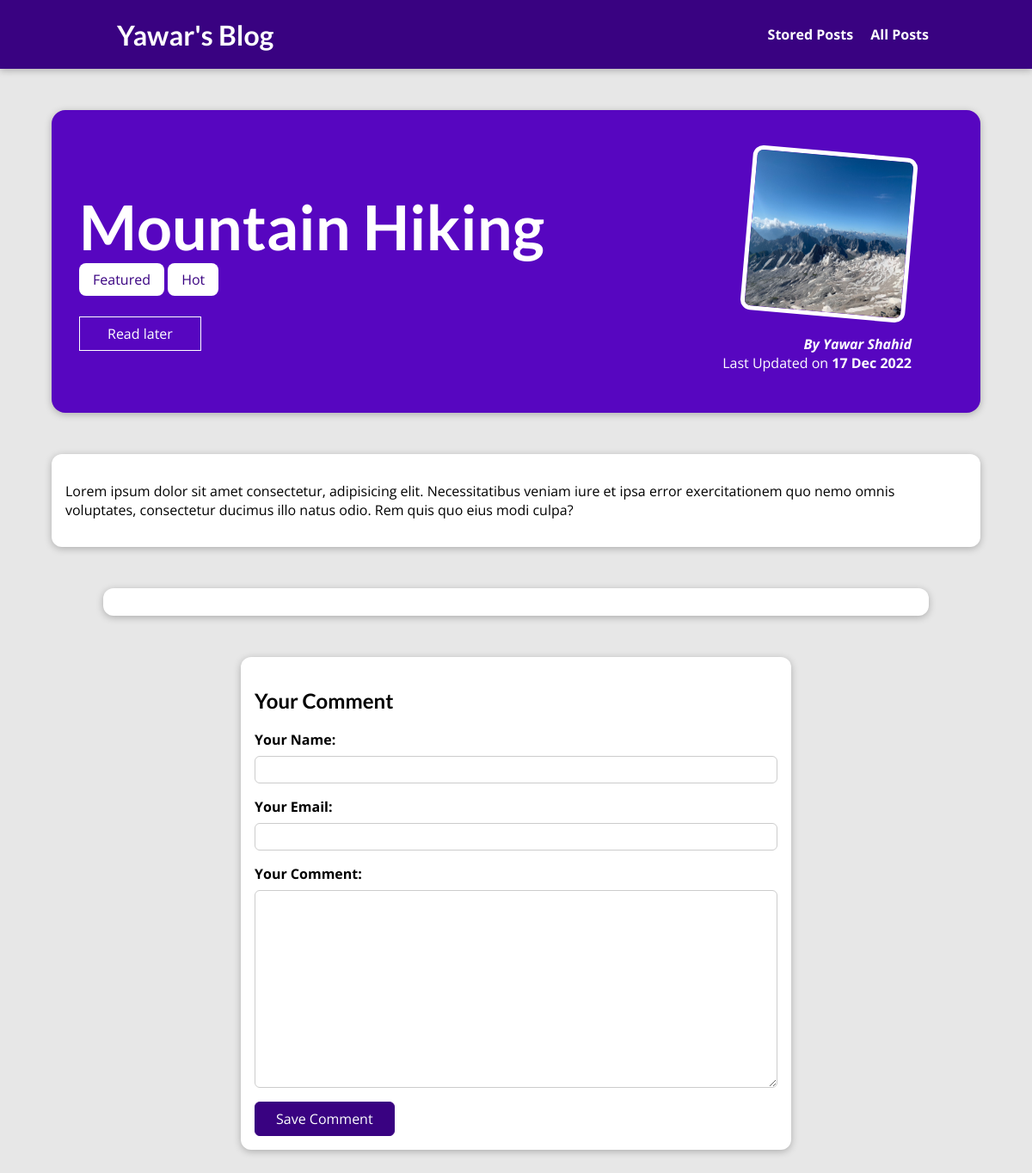
/posts/hike-in-mountains, run on an earlier commit of the app's database.
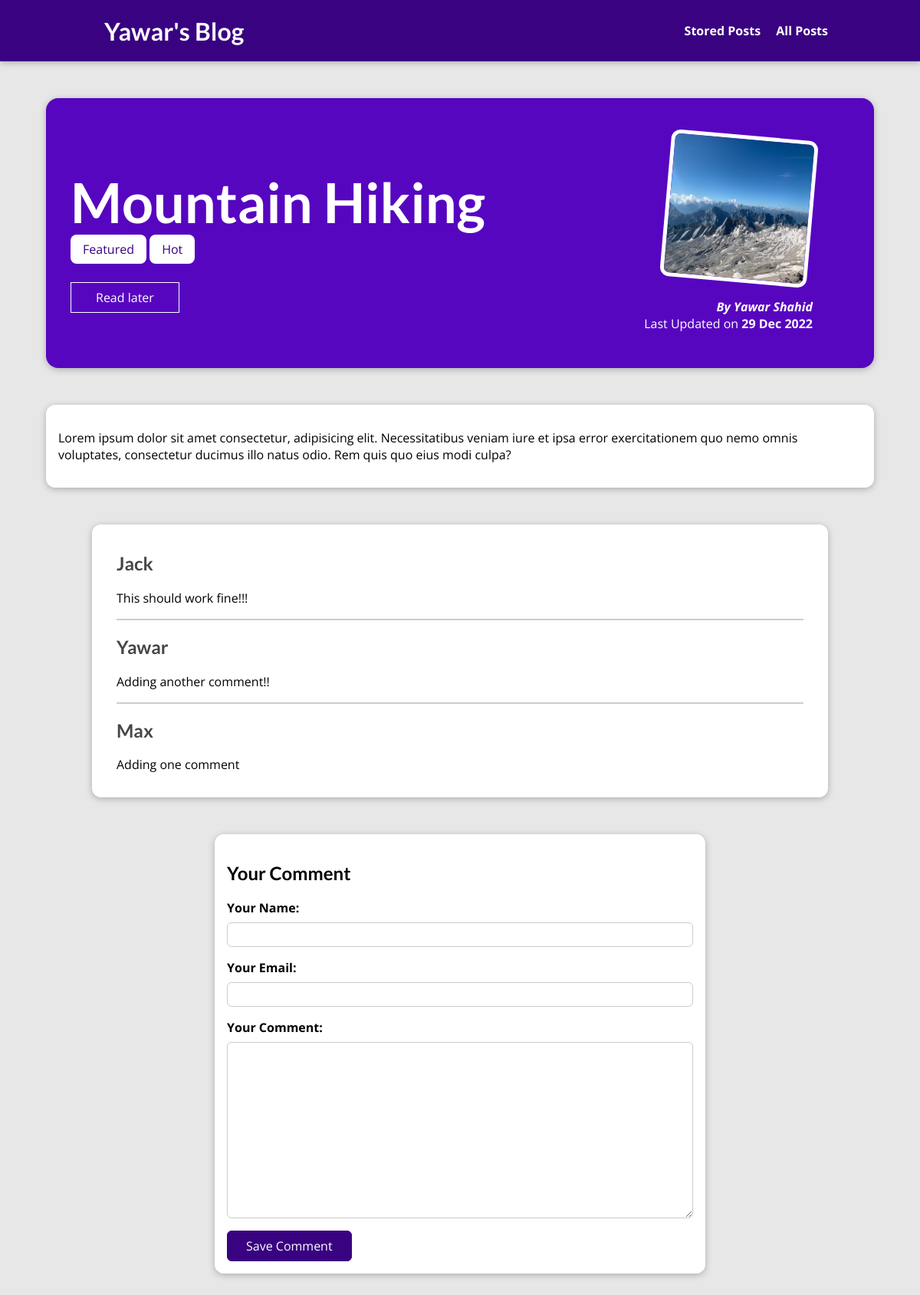
And on a later commit of the database.
### blog/models.py (models this page shows, shortened)
class Post(models.Model):
    title = models.CharField(max_length=50)
    excerpt = models.CharField(max_length=100)
    image = models.ImageField(upload_to='images', null=True)
    date = models.DateField(auto_now=True)
    slug = models.SlugField(unique=True)
    content = models.TextField(validators=[MinLengthValidator(10)])
    author = models.ForeignKey(Author, on_delete=models.SET_NULL, null=True)
    tag = models.ManyToManyField(Tag)

class Tag(models.Model):
    caption = models.CharField(max_length=20)

class Author(models.Model):
    first_name = models.CharField(max_length=100)
    last_name = models.CharField(max_length=100)
    email_address = models.EmailField()
    def full_name(self):
        return self.first_name + " " + self.last_name
    def __str__(self):
        return self.full_name()

class Comment(models.Model):
    user_name = models.CharField(max_length=100)
    user_email = models.EmailField(max_length=100)
    text = models.TextField()
    post = models.ForeignKey(
        Post, on_delete=models.CASCADE, related_name='comments')

### blog/views.py (the view, shortened to what this page needs)
# urls.py: path('posts/<slug:slug>', views.PostDetailView.as_view(),
class PostDetailView(View):
    def is_stored_post(self, request, post_id):
        stored_posts = request.session.get('stored_posts')
        if stored_posts is not None:
            is_saved_for_later = post_id in stored_posts
        else:
            is_saved_for_later = False
        return is_saved_for_later
    def get(self, request, slug):
        post = Post.objects.get(slug=slug)
        context = {
            'post': post,
            'post_tags': post.tag.all(),
            'comment_form': CommentForm(),
            'comments': post.comments.all().order_by('-id'),
            'saved_for_later': self.is_stored_post(request, post.id)
        }
        return render(request, 'blog/post-detail.html', context)

### blog/forms.py
class CommentForm(forms.ModelForm):
    class Meta:
        model = Comment
        exclude = ['post']
        labels = {
            'user_name': 'Your Name',
            'user_email': 'Your Email',
            'text': 'Your Comment'
        }

### blog/templates/blog/post-detail.html (shortened to what this page needs)
{% extends 'base.html'%}
{% load static %}
{% block css_files %}
   <link rel="stylesheet" href="{% static 'blog/post-detail.css' %}">
{% endblock %}
 {% block content %}
    <section id='summary'>
        <h2>{{ post.title }}</h2>
        <div>
            {% for tag in post_tags %}
                <span class='tag'>{{ tag.caption }}</span>
            {% endfor %}
        </div>
        <div id='read-later'>
            <form action="{% url 'read-later' %}" method='POST'>
                <button>
                    {% if saved_for_later %}
                        Remove from "Read later" List
                    {% else %}
                        Read later
                    {% endif %}
                </button>
            </form>
        </div>
        <article>
            <img src="{{ post.image.url }}" alt={{ post.title }}>
            <address>
                By <a href='mailto:{{ post.author.email_address }}'>{{ post.author|title}}</a>
            </address>
            <div>
                Last Updated on <time>{{ post.date|date:'d M Y' }}</time>
            </div>
        </article>
    </section>
    <main>
        {{ post.content|linebreaks }}
</main>
<section id='comments'>
    <ul>
        {% for comment in comments %}
            <li>
                <h2>{{ comment.user_name }}</h2>
                <p>{{ comment.text|linebreaks }}</p>
            </li>
        {% endfor %}
    </ul>
</section>
<section id='comment-form'>
    <h2>Your Comment</h2>
    <form action='{% url 'post-detail-page' post.slug %}' method='POST'>
        {% for form_field in comment_form %}
        <div class='form-control {% if form_field.errors %}invalid{% endif %}'>
            {{ form_field.label_tag }}
            {{ form_field }}
        </div>
        {% endfor %}
        <button>Save Comment</button>
    </form>
</section>
 {% endblock %}

### templates/base.html (shortened to what this page needs)
{% load static %}
<!DOCTYPE html>
<html lang="en">
<head>
    {% block css_files%} {% endblock %}
    <link rel="stylesheet" href="{% static 'app.css' %}">
</head>
<body>
    <header id="main-navigation">
        <h1><a href="{% url 'starting-page' %}">Yawar's Blog</a></h1>
        <nav>
          <a href="{% url 'read-later' %}">Stored Posts</a>
          <a href="{% url 'posts-page' %}">All Posts</a>
        </nav>
      </header>
    {% block content%}
    {% endblock %}
</body>
</html>

### blog/static/blog/post-detail.css (style rules this page uses)
body { background-color: #e7e7e7; }
#main-navigation { background-color: #390281; box-shadow: 0 2px 8px rgba(0, 0, 0, 0.25); }
#summary { margin: 8rem auto 3rem auto; padding: 2rem; width: 90%; max-width: 90rem; border-radius: 16px; background-color: #5706c0; position: relative; box-shadow: 0 2px 8px rgba(0, 0, 0, 0.25); height: 22rem; }
#summary h2 { color: white; font-size: 4.5rem; margin-bottom: 0.50rem; }
#summary article { position: absolute; top: 2rem; right: 3rem; padding: 1rem 2rem; border-radius: 12px; text-align: right; color: white; }
#summary article img { width: 12rem; height: 12rem; border-radius: 12px; transform: rotateZ(5deg); border: 5px solid white; margin-bottom: 1rem; }
#summary address { font-weight: bold; }
#summary a { color: white ; text-decoration: none; }
#summary time { font-weight: bold; }
#read-later { margin: 2rem 0; }
#read-later button { background-color: transparent; border: 1px solid white; padding: 0.5rem 2rem; font: inherit; color: white; cursor: pointer; }
main { width: 90%; max-width: 90rem; margin: 3rem auto; background-color: white; padding: 1rem; border-radius: 12px; box-shadow: 0 2px 8px rgba(0, 0, 0, 0.25); }
.tag { background-color: white; color: #390281; padding: 0.5rem 1rem; border-radius: 8px; }
#comment-form { margin: 3rem auto; width: 90%; max-width: 40rem; border-radius: 12px; background-color: white; box-shadow: 0 2px 8px rgba(0, 0, 0, 0.25); padding: 1rem; }
#comment-form button { font: inherit; background-color: #390281; color: white; border: 1px solid #390281; padding: 0.5rem 1.5rem; border-radius: 6px; cursor: pointer; }
.form-control { margin-bottom: 1rem; }
.form-control label { font-weight: bold; margin-bottom: 0.5rem; display: block; }
.form-control input, .form-control textarea { display: block; width: 100%; font: inherit; padding: 0.25rem; border-radius: 6px; border: 1px solid #ccc; }
#comments { margin: 3rem auto; width: 90%; max-width: 60rem; border-radius: 12px; background-color: white; box-shadow: 0 2px 8px rgba(0, 0, 0, 0.25); padding: 1rem 2rem; }
#comments ul { list-style: none; margin: 0; padding: 0; }
#comments li { margin-bottom: 1rem; border-bottom: 2px solid #ccc; }
#comments li:last-of-type { border-bottom: none; }
#comments h2 { color: #464646; }

### static/app.css (style rules this page uses)
* { box-sizing: border-box; }
html { font-family: 'Open Sans', 'Lato', sans-serif; }
body { margin: 0; }
h1, h2, h3 { font-family: 'Lato', sans-serif; font-weight: bold; }
#main-navigation { width: 100%; height: 5rem; display: flex; justify-content: space-between; align-items: center; padding: 0 10%; position: absolute; top: 0; left: 0; }
#main-navigation a { text-decoration: none; color: white; font-weight: bold; margin-left: 1rem; }

What changed in the data, as far as the page shows it:
changed Post "Mountain Hiking": date "17 Dec 2022" → "29 Dec 2022"
added Comment: user_name "Jack", text "This should work fine!!!"
added Comment: user_name "Yawar", text "Adding another comment!!"
added Comment: user_name "Max", text "Adding one comment"
